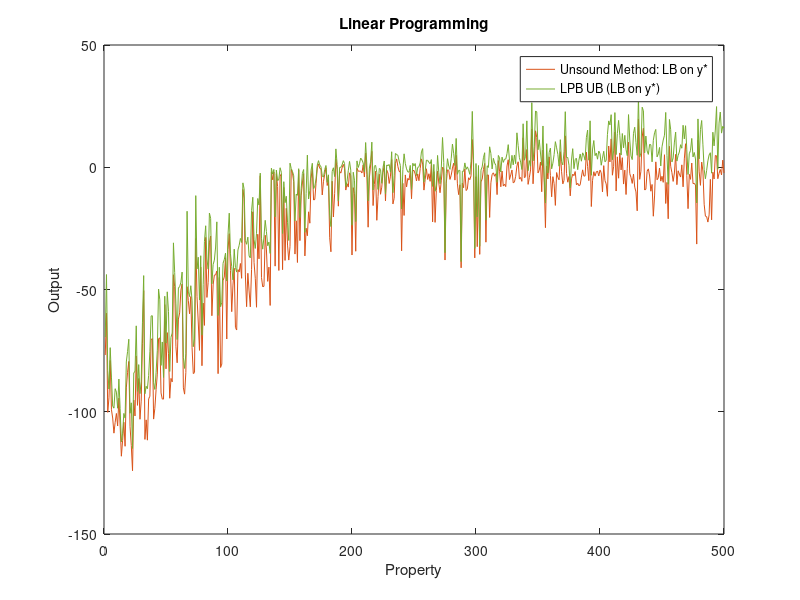

Here is the MATLAB script that generated this plot:
% compare task1 and task 2
clear
load('lpb_y_lower_bounds')
load('lpb_y_upper_bounds')
y_ub_lpb = y_upper_bounds;
y_lb_lpb = y_lower_bounds;

load('task1_results_500')
load('task2_results')
load('task1_results_10000')
load('task1_results_1000')


% figure(1)
% %plot(task1_results_500.lb)
% hold on
% plot(task1_results_1000.lb)
% %plot(task1_results_10000.lb)
% plot(y_lower_bounds)
% plot(y_upper_bounds)
% plot(mean(y_lower_bounds)*ones(1,500))
% plot(mean(y_upper_bounds)*ones(1,500))
% 
% 
% 
% 
% 
% title('Comparing Unsound Method and Interval Bound Propagation')
% legend('Unsound Method: Lower bound on y* (k = 1000)',...
%     'Interval Bound Propagation: Lower bound on output',...
%     'Interval Bound Propagation: Upper bound on output',...
%     strcat('IBP Average LB = ', num2str(mean(y_lower_bounds))),...
%     strcat('IBP Average UB = ', num2str(mean(y_upper_bounds))),...
%     'LPB LB',...
%     'LPB UB')
% ylabel('Output')
% xlabel('Property')
% hold off

figure(2)
plot(task1_results_1000.lb, 'Color', [0.8500    0.3250    0.0980])
hold on
%plot(y_lb_lpb)
plot(y_ub_lpb, 'Color', [  0.4660    0.6740    0.1880])



title('Linear Programming')
legend(...
    'Unsound Method: LB on y*',...
    'LPB UB (LB on y*)')
ylabel('Output')
xlabel('Property')